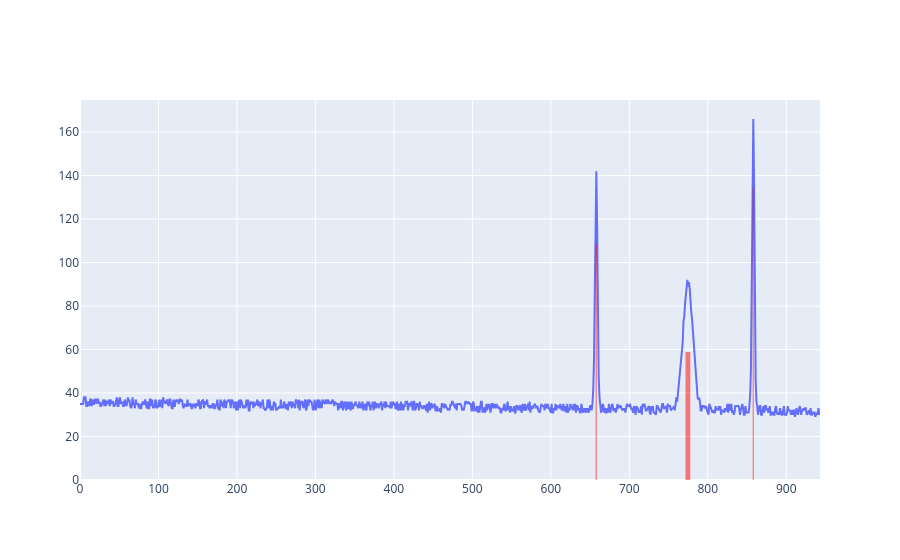
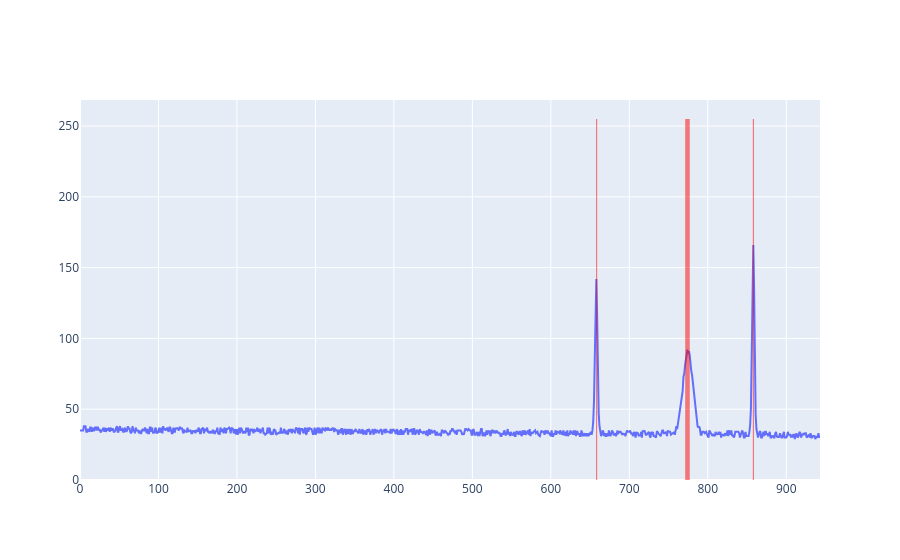

Notebook code cell kept with these figures, in order:
### Code cell
# Main training script
def main():
    # Set device
    device = torch.device('cuda' if torch.cuda.is_available() else 'cpu')
    print(f"Using device: {device}")
    
    # Load data
    print("Loading raw data from disk...")
    info_data, signal_data = load_raw_covision_data("../data/info.raw", "../data/signal.raw")
    
    print("Extracting examples from raw data...")
    examples = raw_covision_data_to_examples(info_data, signal_data)
    print(f"Extracted {len(examples)} examples.")
    
    # Split data
    train_split = 0.6
    val_split = 0.2
    
    rng = np.random.default_rng(seed=0)
    rng.shuffle(examples)
    
    n_examples = len(examples)
    train_stop = int(n_examples * train_split)
    val_stop = train_stop + int(n_examples * val_split)
    
    train_examples = examples[:train_stop]
    val_examples = examples[train_stop:val_stop]
    test_examples = examples[val_stop:]
    
    # Create datasets and dataloaders
    train_dataset = CovisionDataset(train_examples)
    val_dataset = CovisionDataset(val_examples)
    test_dataset = CovisionDataset(test_examples)
    
    train_loader = DataLoader(train_dataset, batch_size=32, shuffle=True)
    val_loader = DataLoader(val_dataset, batch_size=8, shuffle=False)
    test_loader = DataLoader(test_dataset, batch_size=8, shuffle=False)
    
    # Initialize model, loss, optimizer, and metric
    model = PeakDetectionModel().to(device)
    criterion = DetectionLoss()
    optimizer = optim.Adam(model.parameters(), lr=0.0001)
    metric = MeanAveragePrecisionMetric()
    
    # Print model summary
    total_params = sum(p.numel() for p in model.parameters())
    print(f"\nModel parameters: {total_params:,}")
    
    # Training loop
    num_epochs = 20
    print("\nStarting training...")
    
    for epoch in range(num_epochs):
        train_loss, train_map = train_epoch(model, train_loader, criterion, optimizer, metric, device)
        val_loss, val_map = validate(model, val_loader, criterion, metric, device)
        
        print(f"Epoch {epoch+1}/{num_epochs} - "
              f"loss: {train_loss:.4f} - map: {train_map:.4f} - "
              f"val_loss: {val_loss:.4f} - val_map: {val_map:.4f}")
    
    # Evaluate on test set
    print("\nEvaluating on test set...")
    test_loss, test_map = validate(model, test_loader, criterion, metric, device)
    print(f"Test - loss: {test_loss:.4f} - map: {test_map:.4f}")
    
    # Test on a single example
    model.eval()
    test_example = test_examples[123]
    
    batch_x = np.zeros((1, max_signal_length, 1), dtype=np.float32)
    batch_x[0, :len(test_example["signal"]), 0] = test_example["signal"]
    batch_x = torch.from_numpy(batch_x).to(device)
    
    with torch.no_grad():
        batch_p = model(batch_x).cpu().numpy()
    
    # Calculate predicted peaks
    peaks = []
    for cell_index, (confidence, offset, scaling_factor) in enumerate(batch_p[0]):
        if confidence > 0.5:
            position = (cell_index + offset) / n_cells * max_signal_length
            width = scaling_factor * anchors[0] * max_signal_length
            peaks.append([position, max_signal_height, width])
    
    print(f"\nGround truth peaks: {len(test_example['peaks'])}")
    print(f"Predicted peaks: {len(peaks)}")
    
    # Display results
    print("\nDisplaying ground truth...")
    display_example(test_example)
    
    print("Displaying prediction...")
    display_example({"signal": test_example["signal"], "peaks": np.array(peaks, np.float32)})


if __name__ == "__main__":
    main()

### Figure 1 — Plotly figure (JSON) as saved in the notebook; plotly's stock layout.template omitted (floating-point values rounded to 4 significant figures; data arrays with more than 128 entries replaced by an {"elided": "..."} marker saying what was removed)
{"data": [{"mode": "lines", "showlegend": false, "type": "scatter", "x": {"elided": "944 int values"}, "y": {"elided": "944 float values"}}, {"fill": "tozeroy", "fillcolor": "rgba(255, 0, 0, 0.5)", "mode": "none", "showlegend": false, "type": "scatter", "x": [857.1, 858.6], "y": [134.0, 134.0]}, {"fill": "tozeroy", "fillcolor": "rgba(255, 0, 0, 0.5)", "mode": "none", "showlegend": false, "type": "scatter", "x": [771.6, 777.7], "y": [58.81, 58.81]}, {"fill": "tozeroy", "fillcolor": "rgba(255, 0, 0, 0.5)", "mode": "none", "showlegend": false, "type": "scatter", "x": [657.0, 658.6], "y": [108.8, 108.8]}], "layout": {}}

### Figure 2 — Plotly figure (JSON) as saved in the notebook; plotly's stock layout.template omitted (floating-point values rounded to 4 significant figures; data arrays with more than 128 entries replaced by an {"elided": "..."} marker saying what was removed)
{"data": [{"mode": "lines", "showlegend": false, "type": "scatter", "x": {"elided": "944 int values"}, "y": {"elided": "944 float values"}}, {"fill": "tozeroy", "fillcolor": "rgba(255, 0, 0, 0.5)", "mode": "none", "showlegend": false, "type": "scatter", "x": [657.6, 659.1], "y": [255, 255]}, {"fill": "tozeroy", "fillcolor": "rgba(255, 0, 0, 0.5)", "mode": "none", "showlegend": false, "type": "scatter", "x": [771.2, 777.0], "y": [255, 255]}, {"fill": "tozeroy", "fillcolor": "rgba(255, 0, 0, 0.5)", "mode": "none", "showlegend": false, "type": "scatter", "x": [857.4, 858.9], "y": [255, 255]}], "layout": {}}
